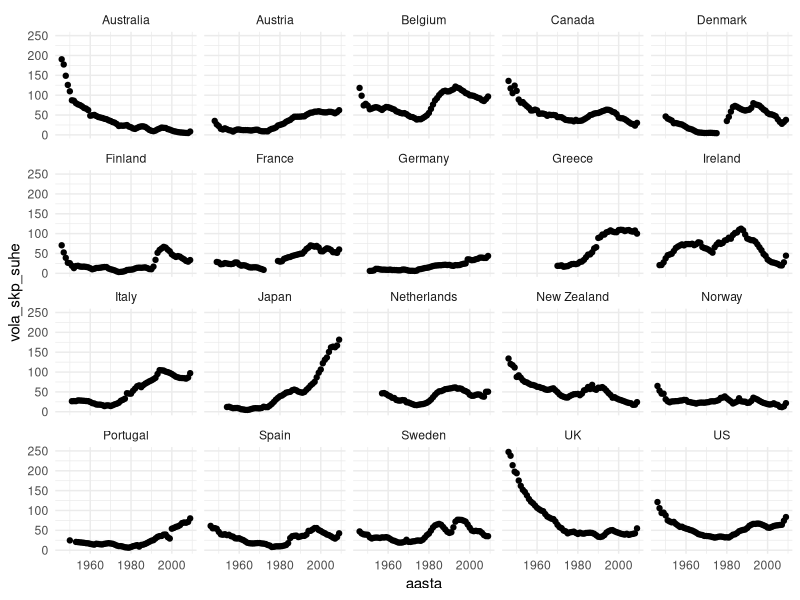
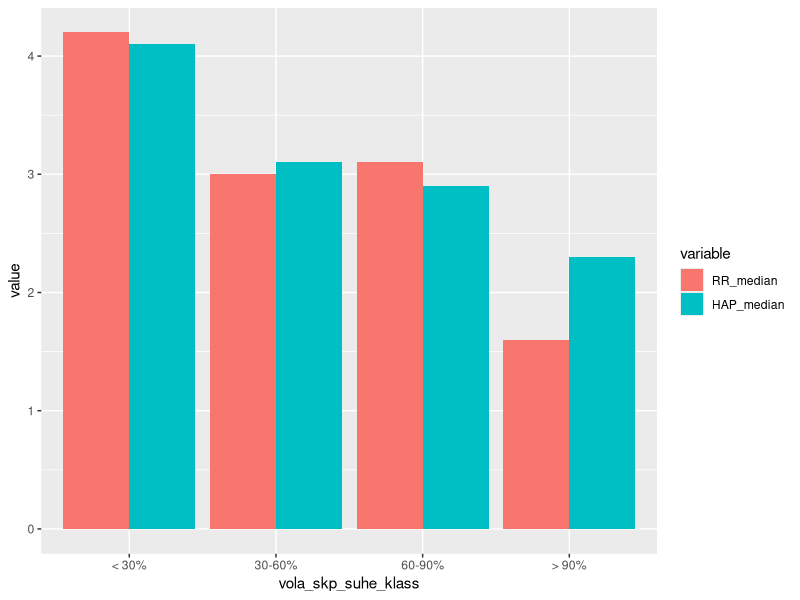
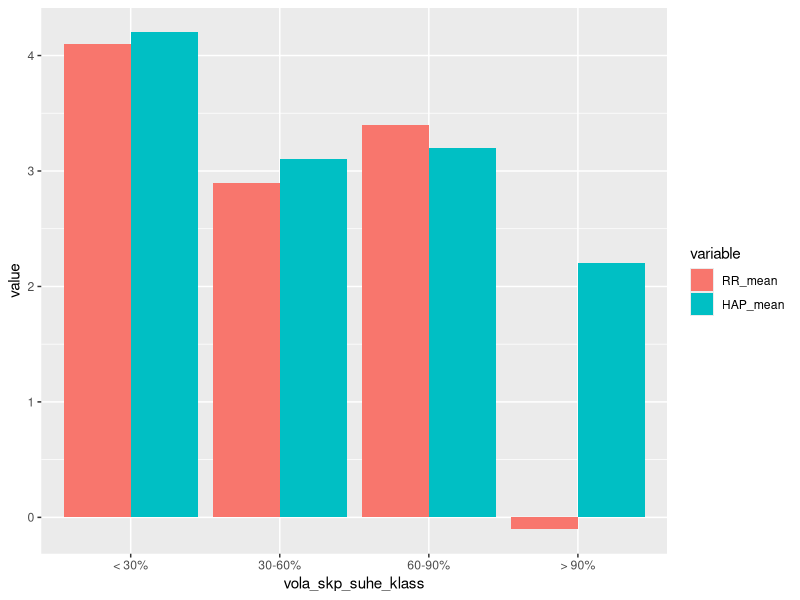
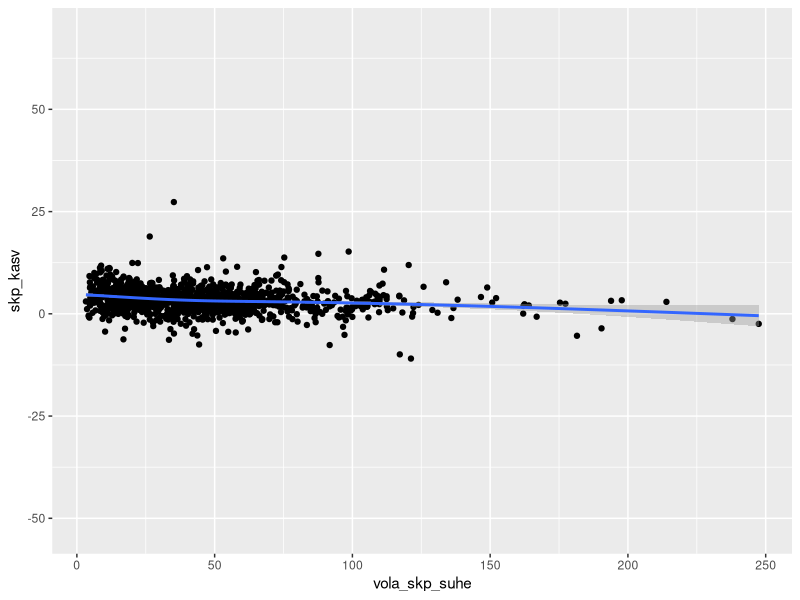

Reproduce these figures in R, in order. (Note: this script raises an error after producing the figures.)
andmed=read.csv("./data/skp_ja_volg.csv")
str(andmed)
#jätame koopia algsest andmestikust
andmed_alg=andmed

#Lisa uus tunnus, mis näitab vola_skp_suhe kategooriat 
#(< 30%, 30-60%, 60-90%, > 90%). Näpunäide: kasuks tuleb käsk cut.
miinimum=min(andmed$vola_skp_suhe, na.rm=T)
maksimum=max(andmed$vola_skp_suhe, na.rm=T)
andmed$vola_skp_suhe_klass=cut(andmed$vola_skp_suhe, 
                               breaks=c(miinimum,30,60,90, maksimum), include.lowest=T,
                               labels=c("< 30%", "30-60%", "60-90%", "> 90%"))

#kaalumisviisid
#HAP kaalub igas kategoorias andmepunkte võrdselt (ehk võtab tavalise 
#aritmeetilise keskmise), RR arvutab igas grupis riikide keskmise ja võtab 
#neist aritmeetilise keskmise.
#HAPi viis
library(dplyr)
andmed_grupp= group_by(andmed, vola_skp_suhe_klass)

HAP  <- summarise(andmed_grupp, HAP_mean = round(mean(skp_kasv, na.rm=T),1),
                  HAP_median=round(median(skp_kasv, na.rm=T),1))

#lühem versioon HAP
HAP_tulem=andmed  %>% 
    group_by(vola_skp_suhe_klass)%>%
    summarise(HAP_mean = round(mean(skp_kasv, na.rm=T),1),
              HAP_median=round(median(skp_kasv, na.rm=T),1))

#RR-i tulemuste reprodutseerimiseks jäta arvutustest välja andmepunktid, 
#mis jäid välja Exceli vea tõttu (vt tunnus exceli_viga) ja andmete puudumise 
#tõttu (vt tunnus valikuline).
RR=subset(andmed_grupp,  exceli_viga==0)
RR=subset(RR,  valikuline==0)
RR= group_by(RR, vola_skp_suhe_klass,riik)
#riigi keskmine grupis
RR_vahe  <- summarise(RR, SKP_keskmine_kasv= round(mean(skp_kasv, na.rm=T),1),
                      SKP_mediaan_kasv=round(median(skp_kasv, na.rm=T),1))
#eelneva põhjal keskmine grupis
RR_klassid= group_by(RR_vahe, vola_skp_suhe_klass)

# RR_tulem=summarise(RR_klassid, RR_mean=round(mean(SKP_keskmine_kasv, na.rm=T),1),
#                    RR_median=round(median(SKP_keskmine_kasv, na.rm=T),1))

RR_tulem=summarise(RR_klassid, RR_mean=round(mean(ifelse(riik=="New Zealand" 
                        & SKP_keskmine_kasv==-7.6,-7.9,SKP_keskmine_kasv),  na.rm=T),1),
                   RR_median=round(median(SKP_mediaan_kasv),1))

#lühem versioon RR
RR_tulem=andmed_grupp%>% 
    subset( exceli_viga==0)%>% 
    subset(valikuline==0)%>% 
    group_by(vola_skp_suhe_klass,riik)%>% 
    summarise(SKP_keskmine_kasv= round(mean(skp_kasv, na.rm=T),1),
          SKP_mediaan_kasv=round(median(skp_kasv, na.rm=T),1))%>% 
    group_by(vola_skp_suhe_klass)%>% 
    summarise(RR_mean=round(mean(ifelse(
        riik=="New Zealand" & SKP_keskmine_kasv==-7.6,-7.9,SKP_keskmine_kasv),na.rm=T),1),
        RR_median=round(median(SKP_mediaan_kasv),1))

#tulemid kokku
tulem=cbind(RR_tulem[1:4,], HAP_tulem[1:4,])

#Visualiseeri, kuidas võlakoorem on aastate jooksul muutunud riikide lõikes
library(ggplot2)
volakoorem_plot=ggplot(andmed, aes(x=aasta, y=vola_skp_suhe))+
    geom_point()+
    facet_wrap(~riik)+
    theme_minimal()

volakoorem_plot

#Ülesanne 3 (1 punkt) - millised vaatlused jäid RR analüüsist välja
pole=subset(andmed, exceli_viga==1| valikuline==1)

#Boonusülesanne (2 punkti) - kuidas erinesid RR ja HAP analüüside tulemused
#HAPi raportis kasutati vasakpoolset joonist, et visualiseerida RR ja HAP tulemuste 
#erinevusi. NY times pani samale joonisele aga mediaani ja keskmise (parempoolne joonis)! 
#Paku välja parem visualiseerimise idee, kuidas muuta arusaadavaks tulemuste erinevus.
library(reshape2)
tulem_melt=melt(tulem, id=c("vola_skp_suhe_klass"))
tulem_melt_median=tulem_melt[grepl("median", tulem_melt$variable),]
tulem_melt_mean=tulem_melt[grepl("mean", tulem_melt$variable),]

ggplot(tulem_melt_median, aes(x=vola_skp_suhe_klass, y=value, fill=variable)) + 
    geom_bar(position="dodge", stat="identity")

ggplot(tulem_melt_mean, aes(x=vola_skp_suhe_klass, y=value, fill=variable)) + 
    geom_bar(position="dodge", stat="identity")

#Ülesanne 4 (2 punkti) - kas võlakoormus suurem kui 90% on maagilise tähtsusega
#Selgitage välja, kas täpselt 90% on just see piir, millest suurem võlakoormus on 
#seotud madalama SKP kasvuga, või on see suhteliselt suvaliselt valitud arv?
#Üks võimalik lahendusviis: Tekitage uus kategooria, kus võlg jaotatakse 5 gruppi: 
#< 30%, 30-60%, 60-90%, 90-120%, > 120%). Arvutage iga grupi kohta mediaanid ja 
#keskmised kasutades RR kaalumisviisi.
andmed2=andmed_alg
andmed2$vola_skp_suhe_klass=cut(andmed2$vola_skp_suhe, 
                               breaks=c(miinimum,30,60,90,120, maksimum), include.lowest=T,
                               labels=c("< 30%", "30-60%", "60-90%", "90-120%", "> 120%"))

andmed_grupp2= group_by(andmed2, vola_skp_suhe_klass)

RR_tulem2=andmed_grupp2%>% 
    subset( exceli_viga==0)%>% 
    subset(valikuline==0)%>% 
    group_by(vola_skp_suhe_klass,riik)%>% 
    summarise(SKP_keskmine_kasv= round(mean(skp_kasv, na.rm=T),1),
              SKP_mediaan_kasv=round(median(skp_kasv, na.rm=T),1))%>% 
    group_by(vola_skp_suhe_klass)%>% 
    summarise(RR_mean=round(mean(ifelse(
        riik=="New Zealand" & SKP_keskmine_kasv==-7.6,-7.9,SKP_keskmine_kasv),na.rm=T),1),
        RR_median=round(median(SKP_mediaan_kasv),1))

#Ülesanne 5 (4 punkti) - Kuidas visuaalselt uurida, milline on seos SKP ja 
#võlakoormuse vahel? Kõigepealt, tehke joonis, kus oleks näha seos SKP ja 
#võlakoormuse vahel. Seose iseloomustamiseks võite kasutada stat_smooth() abil 
#leitavat joont. Näinud seost andmestikus, tekib küsimus, ega see seos ei ole 
#lihtsalt juhuslik. 
library(ggplot2)

ggplot(andmed, aes(x=vola_skp_suhe, y=skp_kasv))+
    geom_point()+
    stat_smooth()

#Ehk kas vaadeldud seos erineb oluliselt seostest sellistes 
#andmestikes, kus tegelikult SKP ja võlakoormuse vahel mingisugust seost ei eksisteeri. 
#Selle visuaalseks kontrollimiseks võime kasutada järgmist skeemi. 
#Selle visuaalseks kontrollimiseks võime kasutada järgmist skeemi. See põhineb 
#permutatsioonitestil, mille kohta vaadake esmalt kodutöö osa III videot 
#https://www.youtube.com/watch?v=5Dnw46eC-0o  Skeem: Nullhüpotees on, et SKP ja 
#riigivõla vahel seos puudub. Genereerime meie andmetest permuteerimise teel 
#sellise andmestiku, mis vastab nullhüpoteesile. Näiteks võib fikseerida SKP 
#väärtused ning neile vastavusse seatavad riigivõla väärtused permuteerida. 
#(Näpunäide: permuteerimisel on kasuks funktsioon sample.)

#jätame alles read, kus pole NAd SKP kasvus ja võla SKP suhtes
andmed_permut=andmed[!is.na(andmed$vola_skp_suhe)&!is.na(andmed$skp_kasv),]

#teeme sellega ka graafiku
plot_permut=ggplot(andmed_permut, aes(x=vola_skp_suhe, y=skp_kasv))+
    geom_point()+
    stat_smooth()

#permuteerime vola_skp_suhe väärtuseid
andmed_permut$iter1=sample(andmed_permut$vola_skp_suhe, replace=T)
plot_permut+stat_smooth(aes(x=iter1, y=skp_kasv), colour="grey")

plot_permut=ggplot(andmed_permut, aes(x=vola_skp_suhe, y=skp_kasv))+
    geom_point()+
    stat_smooth(aes(x=iter1, y=skp_kasv), colour="grey")

#jätame ainult vajaliku alles
andmed_permut=andmed_permut[, c("vola_skp_suhe","skp_kasv","iter1" )]
andmed_permut_iter=andmed_permut

#graafik itereerimiseks
plot_permut_iter=ggplot(andmed_permut_iter, aes(x=vola_skp_suhe, y=skp_kasv))+
    geom_point()+
    stat_smooth()

plot_permut_iter=plot_permut_iter+stat_smooth(aes(x=iter1, y=skp_kasv), colour="grey")

#nüüd tuleb seda 100 korda teha
#library(ggplot2) lisaks tuleb esimene graafik valmis teha
j=4
for (i in 1:100) {
    
    andmed_permut_iter[,j]=sample(andmed_permut_iter$vola_skp_suhe, replace=T)
    plot_permut_iter=plot_permut_iter+stat_smooth(aes(x=andmed_permut_iter[,j], 
                                                      y=skp_kasv), colour="grey")
    j+1
}
    







#jätame alles read, kus pole NAd SKP kasvus ja võla SKP suhtes
andmed_permut=andmed[!is.na(andmed$vola_skp_suhe)&!is.na(andmed$skp_kasv),]
andmed_permut$iter1=sample(andmed_permut$vola_skp_suhe, replace=T)
#jätame vajaliku alles
andmed_permut=andmed_permut[, c("vola_skp_suhe","skp_kasv","iter1" )]
andmed_permut_iter=andmed_permut
#graafik itereerimiseks
plot_permut_iter=ggplot(andmed_permut_iter, aes(x=vola_skp_suhe, y=skp_kasv))+
    geom_point()+
    stat_smooth()
plot_permut_iter=plot_permut_iter+stat_smooth(aes(x=iter1, y=skp_kasv), 
                                              colour="grey")

#nüüd tuleb seda 100 korda teha
#library(ggplot2) lisaks tuleb esimene graafik valmis teha
j=4
for (i in 1:100) {
    
    andmed_permut_iter[,j]=sample(andmed_permut_iter$vola_skp_suhe, replace=T)
    plot_permut_iter=plot_permut_iter+stat_smooth(aes(x=andmed_permut_iter[,j], 
                                                      y=skp_kasv), colour="grey")
    j+1
}
